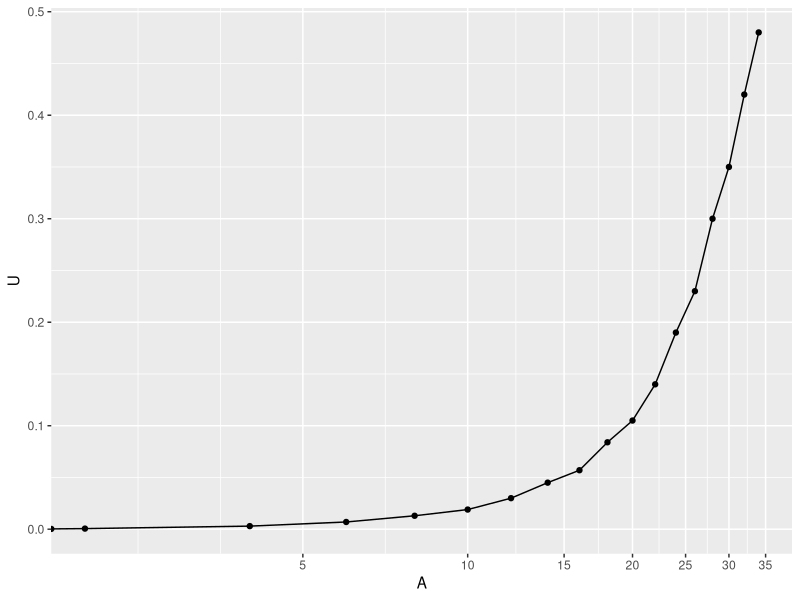

Recreate this plot in R.
print("helloworld")

#require(ggplot2)
library(ggplot2)

dat <- read.csv('dataset1.csv', sep = '\t')

g <- ggplot(dat, aes(x = A, y = U)) +
  geom_point()+
  geom_line() +
  scale_x_log10(breaks = c(5,10,15,20,25,30,35))

plot(g)
